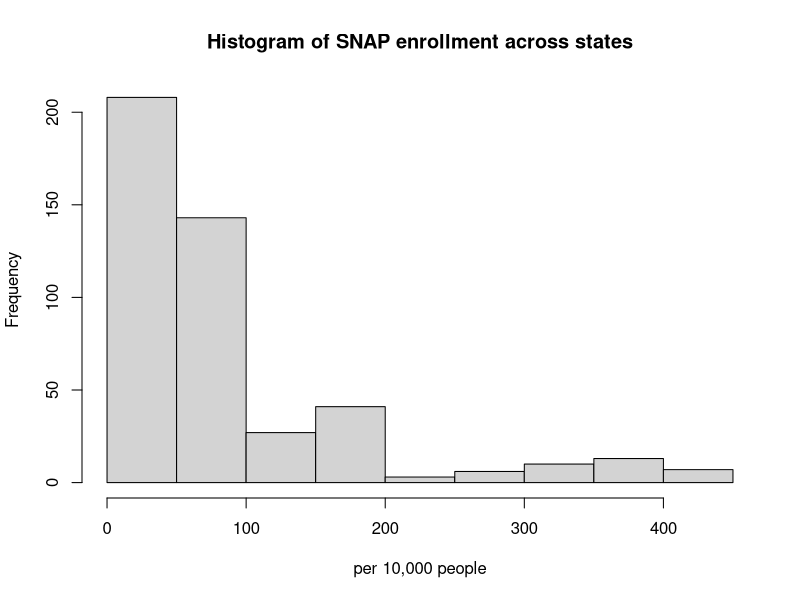
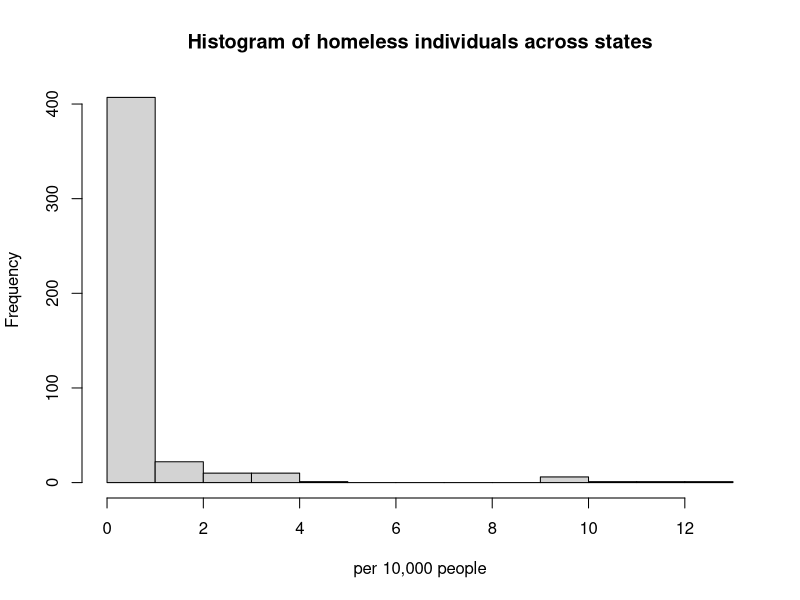
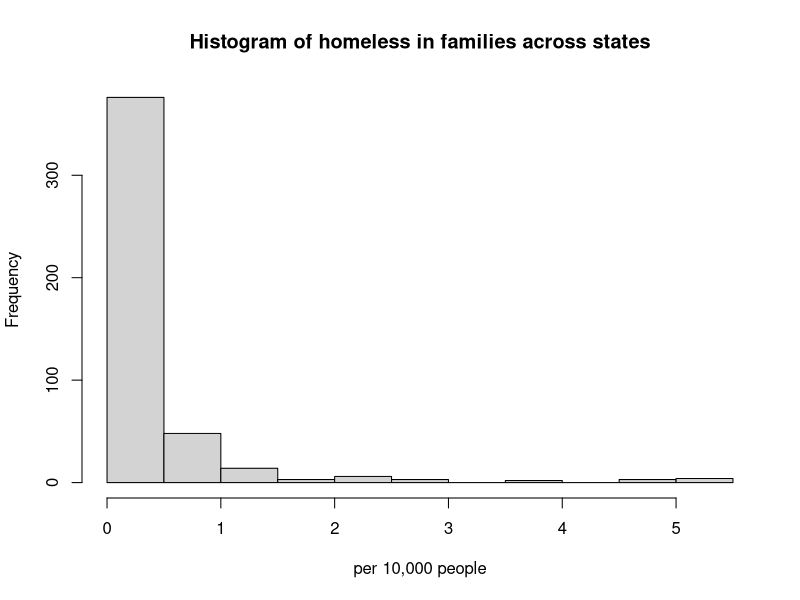
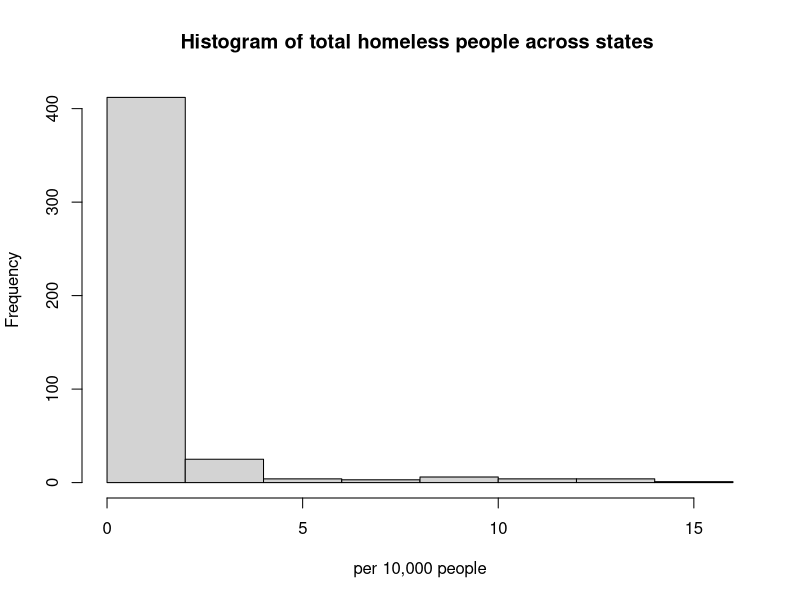
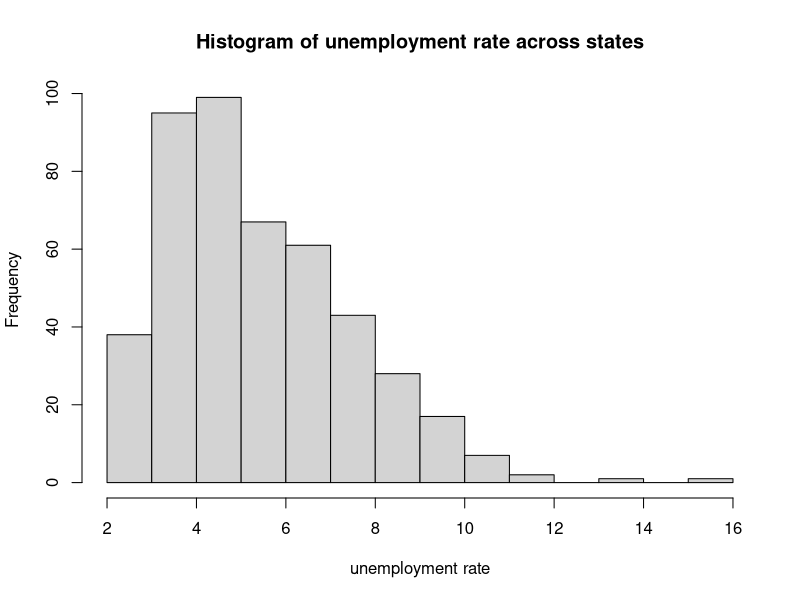
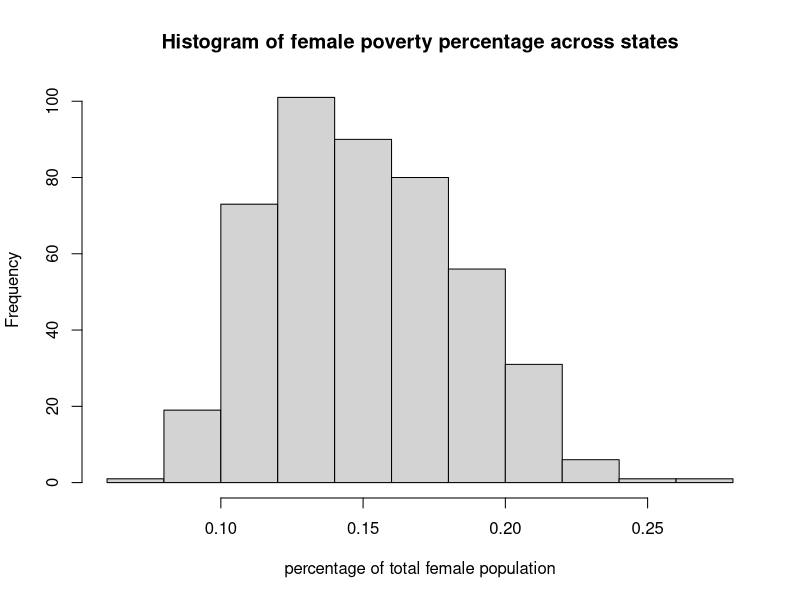
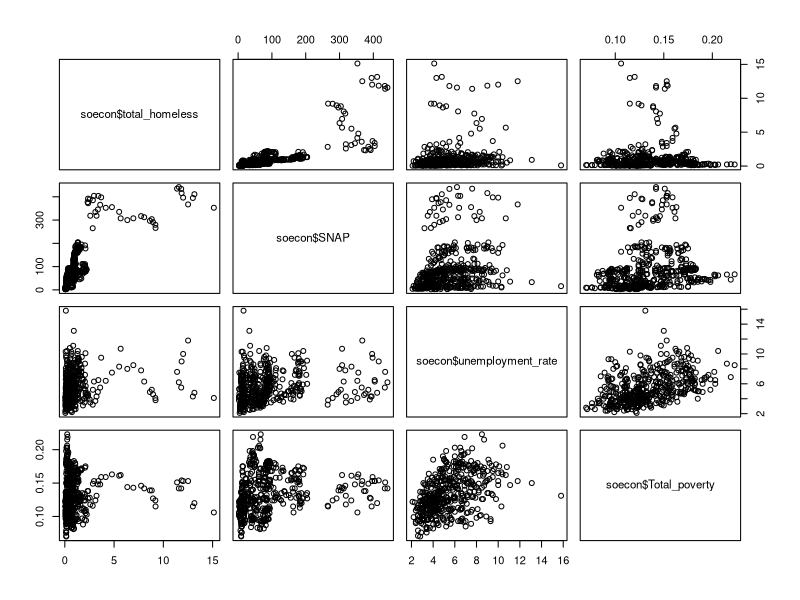
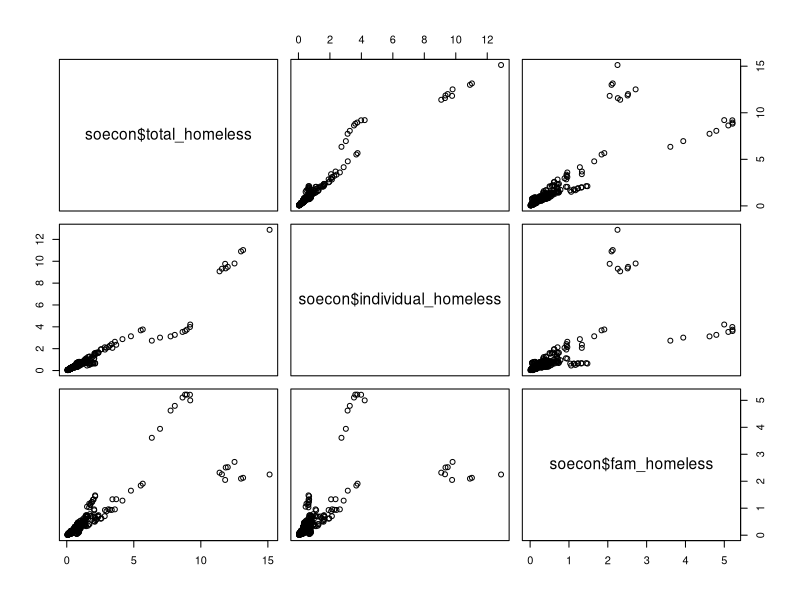

Here is the R script that generated these plots, in order:
## ---- chunk 1
library(rstudioapi)
library(tidyverse)
library(gam)
library(splines)
library(splines2)  
library(dplyr)
library(tidyr)
library(broom)
library(dslabs)
library(ggplot2)
library(ggthemes)
library(ggrepel)
# data cleaning for socio economic factors
soecon <- read_csv('soecon.csv')

## ---- chunk 2
names(soecon)
## ---- chunk 3
summary(soecon)
## ---- chunk 4

hist(soecon$SNAP, main='Histogram of SNAP enrollment across states', xlab = 'per 10,000 people' )

hist(soecon$individual_homeless, main = 'Histogram of homeless individuals across states', xlab = 'per 10,000 people')

hist(soecon$fam_homeless, main = 'Histogram of homeless in families across states', xlab = 'per 10,000 people')

hist(soecon$total_homeless, main = 'Histogram of total homeless people across states ', xlab = 'per 10,000 people')

hist(soecon$unemployment_rate, main='Histogram of unemployment rate across states', xlab = 'unemployment rate')

hist(soecon$Female_poverty, main='Histogram of female poverty percentage across states', xlab = 'percentage of total female population')

## ---- chunk 5
pairs(soecon$total_homeless ~ soecon$SNAP + soecon$unemployment_rate + soecon$Total_poverty )
## ---- chunk 6
# for the homeless variable, test for colinearity between its three subvariables 
pairs(soecon$total_homeless ~ soecon$individual_homeless + soecon$fam_homeless)
## ---- chunk 7
# for the homeless variable, test for colinearity between its three subvariables 
pairs(soecon$Total_poverty ~ soecon$individual_homeless + soecon$fam_homeless)
## ---- chunk 8
fulldat <- read_csv('FullData.csv')
names(fulldat)[names(fulldat) == 'DataValue'] <- 'Asthmap'
names(fulldat)[names(fulldat) == 'TOBDataValue'] <- 'TOB'


# now we try to determine which variable is more significant in predicting the Asthma prevalence
# forward selection
coln <- colnames(fulldat)

coln
fulldat <- fulldat |> drop_na()

require(broom)
#forward selection procedure using AIC values 
lm1 <- lm(Asthmap ~ 1, data=fulldat)
stepModel <- step(lm1, direction="forward",
scope=(~ AlcHeavyDataValue + AlcBingeDataValue + ObeDataValue + selfHlthDataValue + HlthCareDataValue + SNAP+ individual_homeless+fam_homeless+total_homeless+unemployment_rate+Male_poverty+Female_poverty+Total_poverty+o3_mean+pm2.5_mean+so2_mean+co_mean+no2_mean), data=fulldat)
